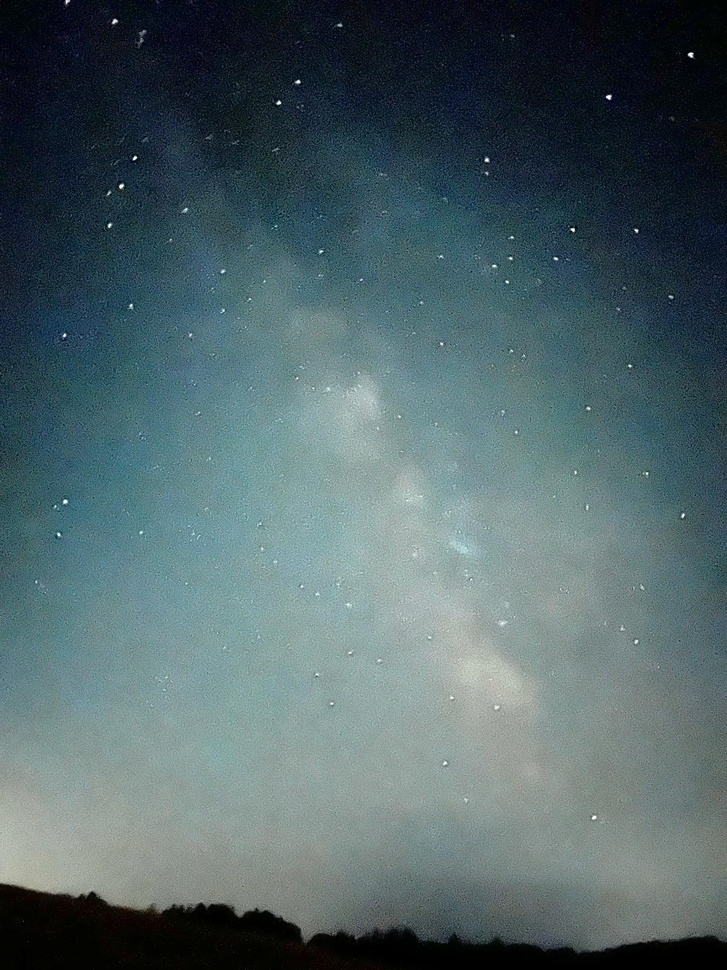
#> input picture src/image_processing_test/test_images/clean9.jpeg, 727 x 970 px, shrunk from 1200 x 1600 before the run, found by its file name
$ python image_processing_v3.py
#> lines starting #> are read from the running program, lines starting #| are printed output that depends on the picture; after the words box and inside, x2 and y2 are one past the last pixel; in counts of white or black regions, pixels touching at a corner belong together
import cv2
import numpy as np
import matplotlib.pyplot as plt
# We are no longer using the complex Gaussian fit, so we can remove scipy
# from scipy.optimize import curve_fit

# =============================================================================
# --- CONFIGURABLE PARAMETERS ---
# =============================================================================

# --- Input ---
IMAGE_PATH = 'src/image_processing_test/test_images/clean9.jpeg' # The image with drawings

# --- Initial Detection Parameters ---
N_STARS_TO_DETECT = 20
BINARY_THRESHOLD = 87      # Keep this high to isolate bright objects
MIN_STAR_AREA = 2
MAX_STAR_AREA = 150        # Filter out very large objects

# --- Shape Filter ---
MIN_CIRCULARITY = 0.85      # Keep this high to ensure roundness

# --- NEW: PEAK BRIGHTNESS FILTER ---
# This is the ratio of brightness between the core and the surrounding area.
# A value of 1.2 means the center must be at least 20% brighter than its surroundings.
# This will reject plateaus and objects with holes.
MIN_PEAK_RATIO = 0.9

# =============================================================================
# --- CORE DETECTION FUNCTION (REVISED WITH NEW FILTER) ---
# =============================================================================

def find_stars_with_peak_filter(image_path, n_stars, binary_threshold, min_area, max_area, min_circularity, min_peak_ratio):

#> called with n_stars = 20, binary_threshold = 87, min_area = 2, max_area = 150, min_circularity = 0.85, min_peak_ratio = 0.9
    image = cv2.imread(image_path, cv2.IMREAD_GRAYSCALE)
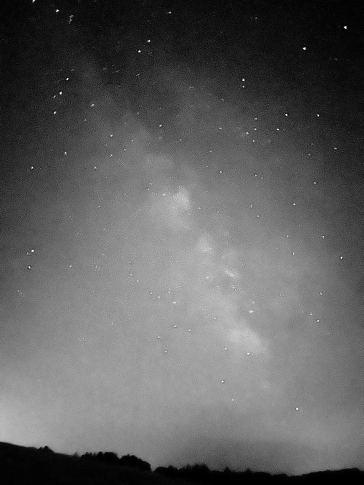
#> image: shape (970, 727) (shown at 1/2 size); min 0, max 255, mean 94.8
    if image is None:
        raise FileNotFoundError(f"Image not found at path: {image_path}")

    # --- Step 1: Find Candidates with Contour Analysis ---
    blurred = cv2.GaussianBlur(image, (5, 5), 0)
    _, binary_image = cv2.threshold(blurred, binary_threshold, 255, cv2.THRESH_BINARY)
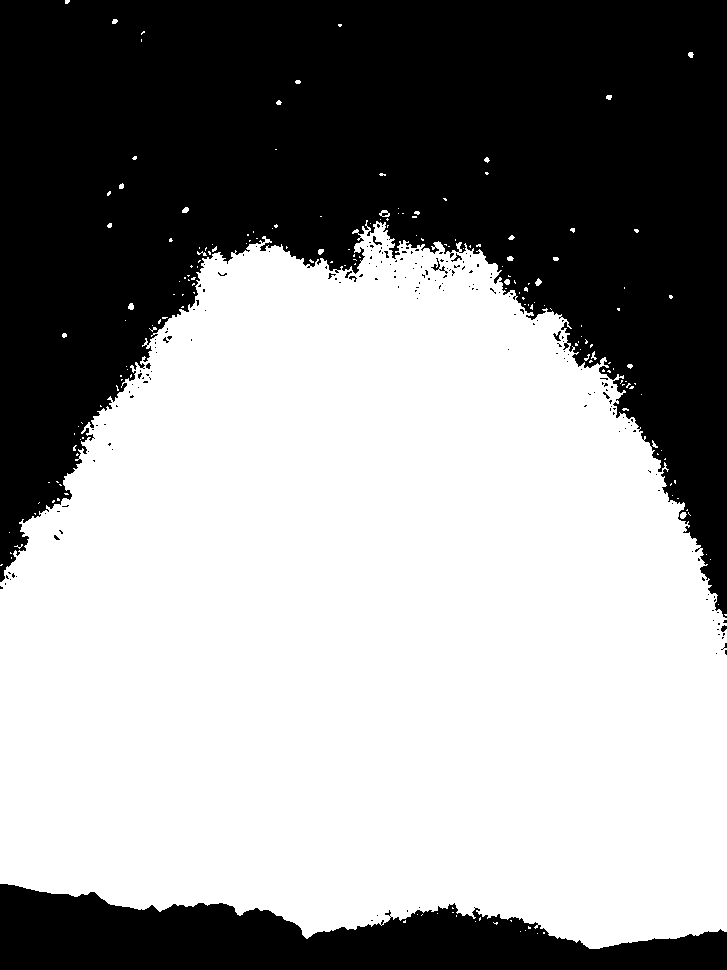
#> binary_image: shape (970, 727); 58.6% white; 198 black regions (188 under 20 px)
    contours, _ = cv2.findContours(binary_image, cv2.RETR_EXTERNAL, cv2.CHAIN_APPROX_SIMPLE)
#> contours = 188 contours, 181 with area under 20; largest, box (x1, y1, x2, y2) and area: (0, 220, 727, 949) 410922, (379, 210, 390, 217) 44, (680, 512, 687, 519) 26, (535, 278, 542, 286) 25, (128, 303, 134, 310) 24, (182, 207, 189, 213) 23, (504, 279, 510, 285) 20

    print(f"Initial detection: Found {len(contours)} potential objects.")
#| Initial detection: Found 188 potential objects.

    candidates_after_shape_filter = []
    for contour in contours:
        area = cv2.contourArea(contour)
        if not (min_area < area < max_area):
            continue

        perimeter = cv2.arcLength(contour, True)
        if perimeter == 0: continue
        circularity = (4 * np.pi * area) / (perimeter ** 2)
        if circularity < min_circularity:
            continue

        candidates_after_shape_filter.append(contour)
#> this loop made 188 passes
#> (area, perimeter, circularity) on pass 28: (26.5, 19.9, 0.841)
#> after the loop, candidates_after_shape_filter = 5 contours, 4 with area under 20; largest, box (x1, y1, x2, y2) and area: (504, 279, 510, 285) 20

    print(f"After shape & area filtering: {len(candidates_after_shape_filter)} candidates remain.")
#| After shape & area filtering: 5 candidates remain.

    valid_stars = []

    # --- Step 2: NEW - PEAK BRIGHTNESS FILTER ---
    for contour in candidates_after_shape_filter:
        # Calculate centroid using moments
        M = cv2.moments(contour)
        if M["m00"] == 0: continue
        cx = int(M["m10"] / M["m00"])
        cy = int(M["m01"] / M["m00"])

        # Define radii for our inner core and outer ring
        inner_radius = 2
        outer_radius = 4

        # Create two masks: one for the inner core, one for the outer area
        mask = np.zeros(image.shape, dtype=np.uint8)
        outer_mask = cv2.circle(mask.copy(), (cx, cy), outer_radius, 255, -1)
        inner_mask = cv2.circle(mask.copy(), (cx, cy), inner_radius, 255, -1)

        # The "donut" is the outer circle minus the inner circle
        donut_mask = outer_mask - inner_mask

        try:
            # Calculate the average brightness in the core and the donut
            # We use the ORIGINAL grayscale image for this
            avg_inner_brightness = np.mean(image[inner_mask == 255])
            avg_outer_brightness = np.mean(image[donut_mask == 255])

            # Avoid division by zero if the outer ring is completely black
            if avg_outer_brightness == 0:
                continue

            # This is the core of the filter
            brightness_ratio = avg_inner_brightness / avg_outer_brightness

            # If the center is significantly brighter than the surroundings, it's a star
            if brightness_ratio > min_peak_ratio:
                valid_stars.append(((cx, cy), M["m00"]))

        except (ValueError, ZeroDivisionError):
            # This can happen for very small or edge-case contours
            continue
#> this loop made 5 passes
#> (cx, cy, avg_inner_brightness, avg_outer_brightness, brightness_ratio) on passes 1 to 5: (63, 334, 135.7, 79.39, 1.71), (670, 296, 127.5, 47.33, 2.69), (506, 281, 152.2, 84.33, 1.81), (109, 225, 190.5, 57.86, 3.29), (297, 81, 175.5, 58.69, 2.99)
#> pass 1, in find_stars_with_peak_filter, `outer_mask = cv2.circle(mask.copy(), (cx, cy), outer_radius, 255, -1)`:
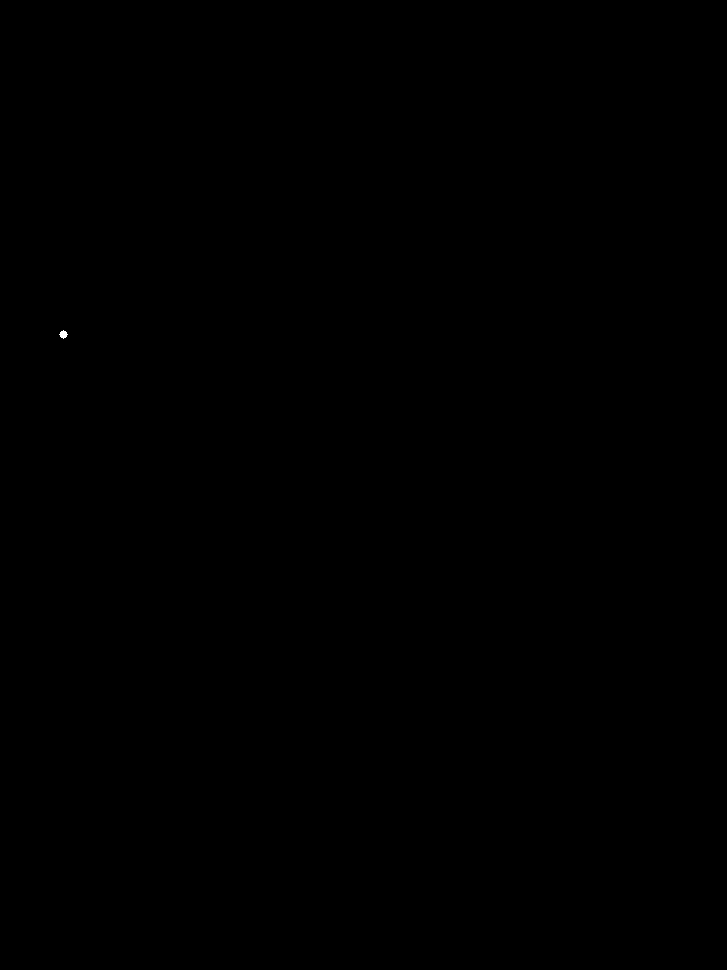
#> outer_mask: shape (970, 727); 0.01% white; 1 white region, box (x1, y1, x2, y2) and area: (59, 330, 68, 339) 49
#> after the loop, valid_stars = [((63, 334), 13), ((670, 296), 7.5), ((506, 281), 20), ((109, 225), 13), ((297, 81), 13)]

    print(f"After peak brightness filtering: {len(valid_stars)} valid stars remain.")
#| After peak brightness filtering: 5 valid stars remain.

    # --- Step 3: Sort by Brightness/Size and Select Top N ---
    valid_stars.sort(key=lambda s: s[1], reverse=True)
    num_to_select = min(n_stars, len(valid_stars))
#> num_to_select = 5
    brightest_stars = valid_stars[:num_to_select]
#> brightest_stars = [((506, 281), 20), ((63, 334), 13), ((109, 225), 13), ((297, 81), 13), ((670, 296), 7.5)]
    centroids = np.array([star[0] for star in brightest_stars])
#> centroids = [[506, 281], [63, 334], [109, 225], [297, 81], [670, 296]]

    return centroids, image, binary_image


# =============================================================================
# --- VISUALIZATION FUNCTION (UNCHANGED) ---
# =============================================================================

def visualize_processing_steps(original_img, binary_img, final_centroids):
    fig, axes = plt.subplots(1, 3, figsize=(24, 8))
    axes[0].imshow(original_img, cmap='gray')
    axes[0].set_title('1. Original Image')
    axes[0].axis('off')
    axes[1].imshow(binary_img, cmap='gray')
    axes[1].set_title('2. Processed View (Binary Threshold)')
    axes[1].axis('off')
    axes[2].imshow(original_img, cmap='gray')
    axes[2].set_title('3. Final Detections (Filtered)')
    if len(final_centroids) > 0:
        axes[2].scatter(final_centroids[:, 0], final_centroids[:, 1], s=120, facecolors='none', edgecolors='cyan', linewidth=2)
        for i, (x, y) in enumerate(final_centroids):
            axes[2].text(x + 12, y + 12, str(i + 1), color='magenta', fontsize=12, weight='bold')
    axes[2].axis('off')
    plt.tight_layout()
    plt.show()

# =============================================================================
# --- MAIN EXECUTION (UPDATED) ---
# =============================================================================
if __name__ == '__main__':
    try:
        star_centroids, original_image, binary_image = find_stars_with_peak_filter(
            IMAGE_PATH, N_STARS_TO_DETECT, BINARY_THRESHOLD, MIN_STAR_AREA, MAX_STAR_AREA, MIN_CIRCULARITY, MIN_PEAK_RATIO
        )
#> star_centroids has the same summary as centroids in find_stars_with_peak_filter

        if original_image is not None:
            print(f"\nFinal Result: Visualizing the top {len(star_centroids)} stars in a 3-step plot.")
#| Final Result: Visualizing the top 5 stars in a 3-step plot.
            visualize_processing_steps(original_image, binary_image, star_centroids)
#> the loop in visualize_processing_steps, `for i, (x, y) in enumerate(final_centroids):` made 5 passes
#> in visualize_processing_steps, `plt.show()`:
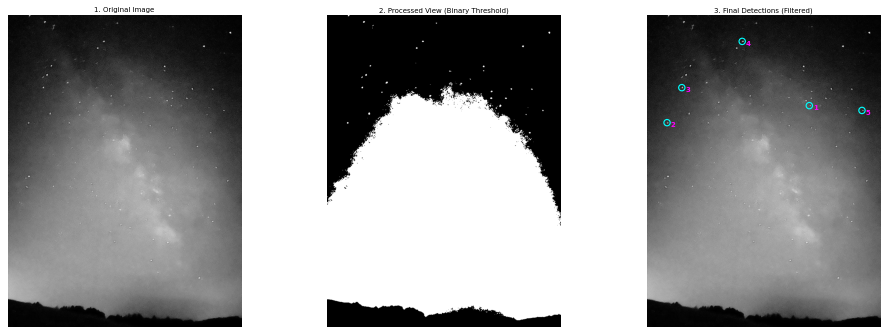
#> figure drawn by matplotlib, 3 panels
        else:
            print("No stars were detected that met all criteria.")

    except FileNotFoundError as e:
        print(f"Error: {e}")
    except Exception as e:
        print(f"An unexpected error occurred: {e}")

$ run again, with src/image_processing_test/test_images/clean1.jpg copied over src/image_processing_test/test_images/clean9.jpeg
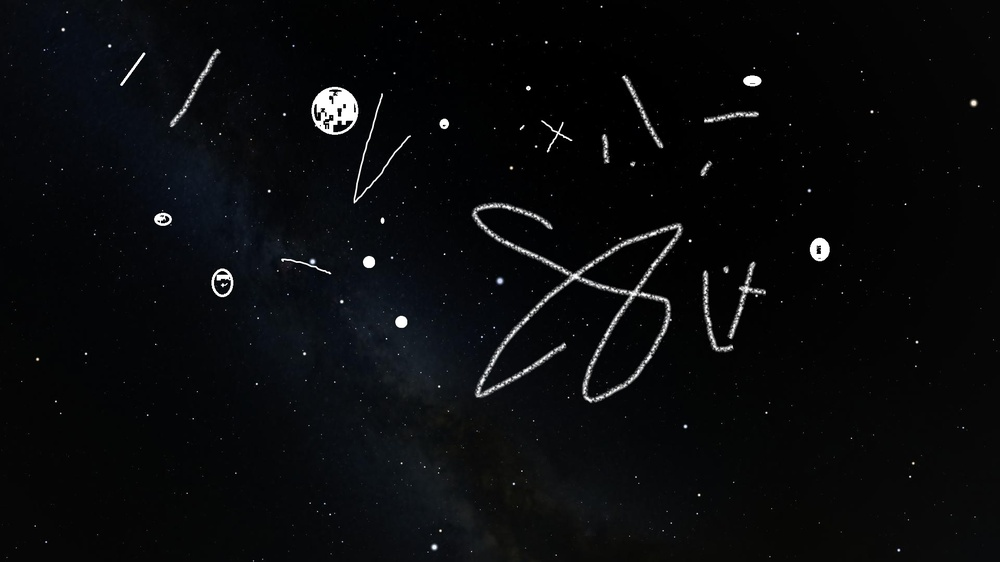
#> input picture src/image_processing_test/test_images/clean1.jpg, 1000 x 562 px, shrunk from 1920 x 1080 before the run, found by its file name
#> in find_stars_with_peak_filter, `_, binary_image = cv2.threshold(blurred, binary_threshold, 255, cv2.TH..`:
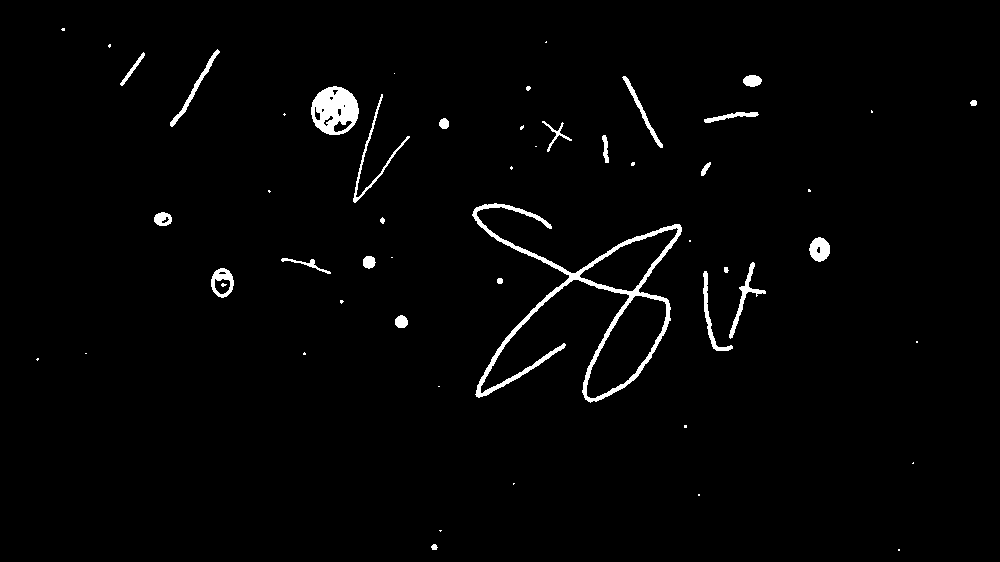
#> binary_image: shape (562, 1000); 1.9% white; 53 white regions (28 under 20 px)
#> contours = 52 contours, 29 with area under 20; largest, box (x1, y1, x2, y2) and area: (472, 203, 682, 403) 10445, (311, 86, 359, 135) 1754, (211, 268, 234, 298) 490, (809, 237, 830, 262) 362, (729, 262, 766, 339) 337
#| Initial detection: Found 52 potential objects.
#> the loop in find_stars_with_peak_filter, `for contour in contours:` made 52 passes
#> area on passes 16, 17, 19, 24, 26, 27, 39, 42: 308, 490, 337, 361.5, 177.5, 10445, 177.5, 293
#> after the loop in find_stars_with_peak_filter, `for contour in contours:`: candidates_after_shape_filter = 8 contours, 3 with area under 20; largest, box (x1, y1, x2, y2) and area: (395, 315, 408, 328) 116, (363, 256, 376, 269) 112, (439, 118, 449, 129) 72, (970, 100, 977, 106) 26, (497, 278, 503, 284) 23
#| After shape & area filtering: 8 candidates remain.
#> the loop in find_stars_with_peak_filter, `for contour in candidates_after_shape_filter:` made 8 passes
#> (cx, cy, avg_inner_brightness, avg_outer_brightness, brightness_ratio) on passes 1 to 8: (400, 321, 253.8, 253.4, 1), (499, 280, 202.7, 99.11, 2.05), (368, 261, 254.4, 253.3, 1), (511, 167, 129.1, 8.47, 15.24), (632, 163, 152.7, 36.53, 4.18), (443, 123, 230.6, 230.1, 1), (973, 102, 227.2, 113.4, 2), (527, 87, 182.3, 49.47, 3.69)
#> after the loop in find_stars_with_peak_filter, `for contour in candidates_after_shape_filter:`: valid_stars = [((400, 321), 116), ((499, 280), 23), ((368, 261), 112.5), ((511, 167), 4), ((632, 163), 8), ((443, 123), 72.5), ((973, 102), 25.5), ((527, 87), 12.5)]
#| After peak brightness filtering: 8 valid stars remain.
#> num_to_select = 8
#> brightest_stars = [((400, 321), 116), ((368, 261), 112.5), ((443, 123), 72.5), ((973, 102), 25.5), ((499, 280), 23), ((527, 87), 12.5), ((632, 163), 8), ((511, 167), 4)]
#> centroids = [[400, 321], [368, 261], [443, 123], [973, 102], [499, 280], [527, 87], [632, 163], [511, 167]]
#> star_centroids has the same summary as centroids in find_stars_with_peak_filter
#| Final Result: Visualizing the top 8 stars in a 3-step plot.
#> the loop in visualize_processing_steps, `for i, (x, y) in enumerate(final_centroids):` made 8 passes
#> in visualize_processing_steps, `plt.show()`:
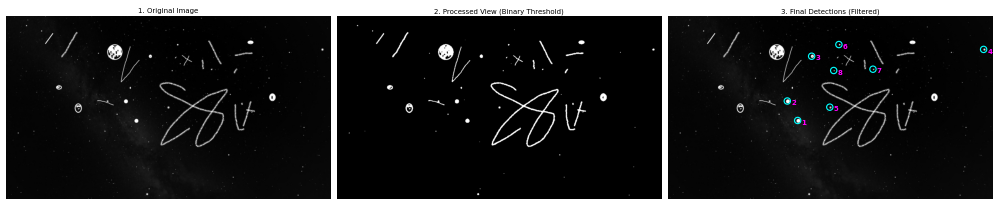
#> figure drawn by matplotlib, 3 panels
